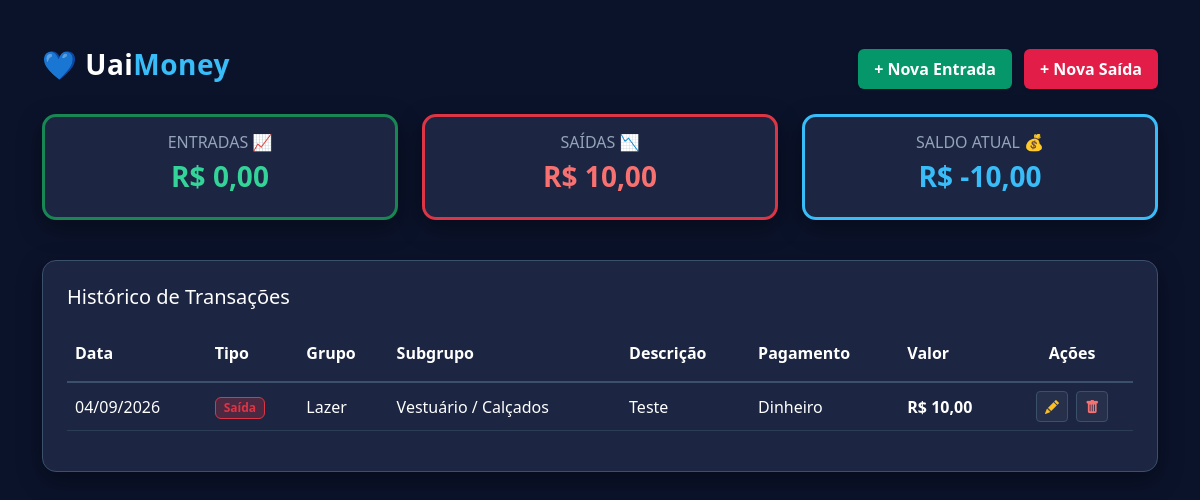
Page /view/dashboard.php on the earlier database version.
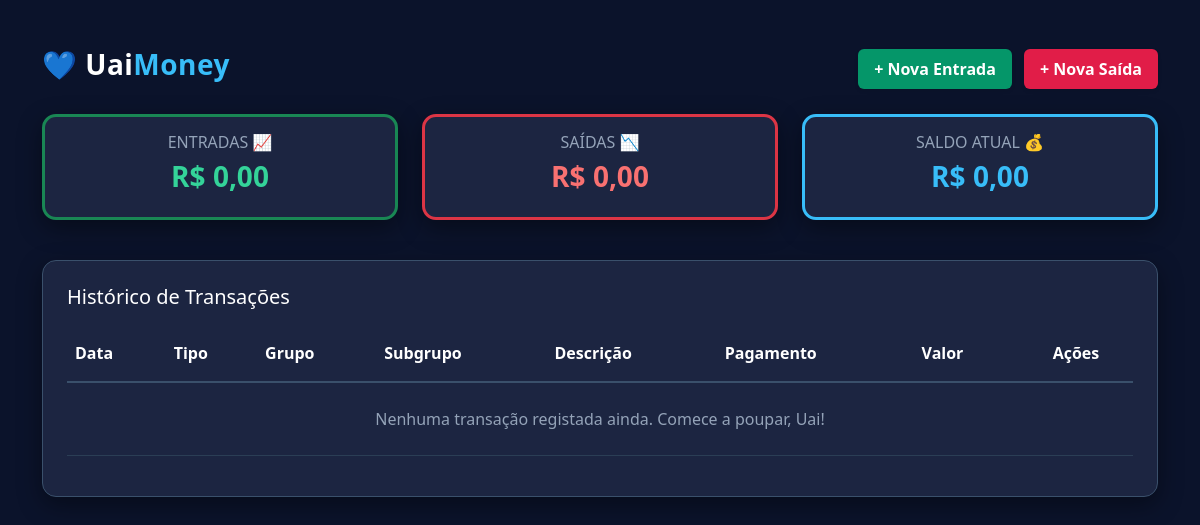
Same page on the later database version.
### tables this page shows
CREATE TABLE transacoes (
        id INTEGER PRIMARY KEY AUTOINCREMENT,
        tipo TEXT NOT NULL,
        data TEXT NOT NULL,
        valor REAL NOT NULL,
        grupo TEXT,
        subgrupo TEXT NOT NULL,
        forma_pagamento TEXT,
        banco_cartao TEXT,
        descricao TEXT
    );

### view/dashboard.php (the view, shortened to what this page needs)
<?php
include '../db/conexao.php';
$entradas = 0;
$saidas = 0;
$saldo = 0;
$transacoes = [];
try {
    $sql = "SELECT * FROM transacoes ORDER BY data DESC, id DESC";
    $stmt = $pdo->query($sql);
    $transacoes = $stmt->fetchAll(PDO::FETCH_ASSOC);
    foreach ($transacoes as $t) {
        if ($t['tipo'] === 'Entrada') {
            $entradas += $t['valor'];
        } else {
            $saidas += $t['valor'];
        }
    }
    $saldo = $entradas - $saidas;
} catch (Exception $e) {
    $erro = "Erro ao carregar transações: " . $e->getMessage();
}
?>
<!DOCTYPE html>
<html lang="pt-PT">
<head>
    <link href="https://cdn.jsdelivr.net/npm/bootstrap@5.3.0/dist/css/bootstrap.min.css" rel="stylesheet">
    <link rel="stylesheet" href="https://cdn.jsdelivr.net/npm/bootstrap-icons@1.10.5/font/bootstrap-icons.css">
</head>
<body>
    <div class="container mt-5 mb-5">
        <div class="row align-items-center mb-4">
            <div class="col-md-6">
                <h2 class="navbar-brand fs-3">💙 Uai<span style="color: #38bdf8;">Money</span></h2>
            </div>
            <div class="col-md-6 text-md-end mt-3 mt-md-0">
                <a href="../entradas/nova_entrada.php" class="btn btn-success me-2 px-3 py-2 shadow-sm">+ Nova Entrada</a>
                <a href="../saidas/nova_saida.php" class="btn btn-danger px-3 py-2 shadow-sm">+ Nova Saída</a>
            </div>
        </div>
        <div class="row mb-4">
            <div class="col-md-4 mb-3">
                <div class="card card-custom p-3 text-center border-top border-success border-3">
                    <h6 class="text-uppercase fs-6 texto-auxiliar mb-2">Entradas 📈</h6>
                    <h3 class="texto-verde">R$ <?php echo number_format($entradas, 2, ',', '.'); ?></h3>
                </div>
            </div>
            <div class="col-md-4 mb-3">
                <div class="card card-custom p-3 text-center border-top border-danger border-3">
                    <h6 class="text-uppercase fs-6 texto-auxiliar mb-2">Saídas 📉</h6>
                    <h3 class="texto-vermelho">R$ <?php echo number_format($saidas, 2, ',', '.'); ?></h3>
                </div>
            </div>
            <div class="col-md-4 mb-3">
                <div class="card card-custom p-3 text-center border-top border-3"
                    style="border-color: #38bdf8 !important;">
                    <h6 class="text-uppercase fs-6 texto-auxiliar mb-2">Saldo Atual 💰</h6>
                    <h3 class="texto-azul">R$ <?php echo number_format($saldo, 2, ',', '.'); ?></h3>
                </div>
            </div>
        </div>
        <div class="card card-custom p-4">
            <h4 class="mb-3 fs-5 text-white">Histórico de Transações</h4>
            <div class="table-responsive">
                <table class="table align-middle">
                    <thead>
                        <tr style="border-bottom: 2px solid #3a506b;">
                            <th class="py-3 text-white">Data</th>
                            <th class="py-3 text-white">Tipo</th>
                            <th class="py-3 text-white">Grupo</th>
                            <th class="py-3 text-white">Subgrupo</th>
                            <th class="py-3 text-white">Descrição</th>
                            <th class="py-3 text-white">Pagamento</th>
                            <th class="py-3 text-white">Valor</th>
                            <th class="text-center py-3 text-white">Ações</th>
                        </tr>
                    </thead>
                    <tbody>
                        <?php if (count($transacoes) > 0): ?>
                            <?php foreach ($transacoes as $t): ?>
                                <tr>
                                    <td><?php echo date('d/m/Y', strtotime($t['data'])); ?></td>
                                    <td>
                                        <?php if ($t['tipo'] == 'Entrada'): ?>
                                            <span
                                                class="badge bg-success bg-opacity-25 text-success border border-success px-2 py-1">Entrada</span>
                                        <?php else: ?>
                                            <span
                                                class="badge bg-danger bg-opacity-25 text-danger border border-danger px-2 py-1">Saída</span>
                                        <?php endif; ?>
                                    </td>
                                    <td><?php echo htmlspecialchars($t['grupo']); ?></td>
                                    <td><?php echo htmlspecialchars($t['subgrupo']); ?></td>
                                    <td><?php echo htmlspecialchars($t['descricao']); ?></td>
                                    <td>
                                        <?php
                                        echo htmlspecialchars($t['forma_pagamento']);
                                        ?>
                                    </td>
                                    <td class="<?php echo ($t['tipo'] == 'Entrada') ? 'texto-verde' : 'texto-vermelho'; ?>">
                                        R$ <?php echo number_format($t['valor'], 2, ',', '.'); ?>
                                    </td>
                                    <td class="text-center">
                                        <a href="../acoes/editar.php?id=<?php echo $t['id']; ?>"
                                            class="btn btn-sm btn-action-edit me-1" title="Editar">
                                            <i class="bi bi-pencil-fill"></i>
                                        </a>
                                        <a href="../acoes/deletar.php?id=<?php echo $t['id']; ?>"
                                            class="btn btn-sm btn-action-delete" title="Apagar"
                                            onclick="return confirm('Tem a certeza de que quer apagar este registo, Uai?');">
                                            <i class="bi bi-trash-fill"></i>
                                        </a>
                                    </td>
                                </tr>
                            <?php endforeach; ?>
                        <?php else: ?>
                            <tr>
                                <td colspan="8" class="text-center texto-auxiliar p-4">Nenhuma transação registada ainda.
                                    Comece a poupar, Uai!</td>
                            </tr>
                        <?php endif; ?>
                    </tbody>
                </table>
            </div>
        </div>
    </div>
</body>
</html>

### view/dashboard.php (style rules this page uses)
body { background-color: #0b132b; color: #ffffff; font-family: 'Segoe UI', Tahoma, Geneva, Verdana, sans-serif; }
.card-custom { border-radius: 14px; background-color: #1c2541; border: 1px solid #3a506b; box-shadow: 0 8px 24px rgba(0, 0, 0, 0.4); }
.texto-auxiliar { color: #94a3b8 !important; font-weight: 500; }
.table { color: #ffffff; background-color: transparent !important; }
.table th, .table td { background-color: transparent !important; color: #ffffff; border-color: #2b3e55 !important; }
.texto-verde { color: #34d399; font-weight: bold; }
.texto-vermelho { color: #f87171; font-weight: bold; }
.texto-azul { color: #38bdf8; font-weight: bold; }
.btn-success { background-color: #059669; border: none; font-weight: 600; }
.btn-danger { background-color: #e11d48; border: none; font-weight: 600; }
.navbar-brand { font-weight: bold; color: #ffffff; letter-spacing: 0.5px; }
.btn-action-edit { background-color: rgba(255, 255, 255, 0.05); color: #fbbf24; border: 1px solid #3a506b; }
.btn-action-delete { background-color: rgba(255, 255, 255, 0.05); color: #f87171; border: 1px solid #3a506b; }

Differences in the rows shown:
removed transacoes: data "04/09/2026", tipo "Saída", grupo "Lazer", subgrupo "Vestuário / Calçados", descricao "Teste", forma_pagamento "Dinheiro", valor "10,00"
Other differences:
$saidas: "10,00" → "0,00"
$saldo: "-10,00" → "0,00"
text now shown: "Nenhuma transação registada ainda. Comece a poupar, Uai!"
